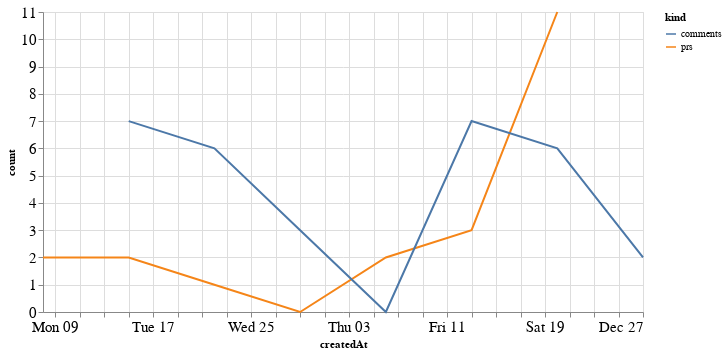

The code cell stored with this chart in its notebook:
### Code cell
alt.Chart(total_time, width=600).mark_line().encode(
    x='createdAt',
    y='count',
    color='kind'
)

### Figure 1 — Vega-Lite specification as saved in the notebook (floating-point values rounded to 4 significant figures)
{"config": {"axisLeft": {"labelFontSize": 15}, "axisBottom": {"labelFontSize": 15}}, "data": {"name": "data-7a606934abf12bf97795c5f704cf130b"}, "mark": "line", "encoding": {"color": {"type": "nominal", "field": "kind"}, "x": {"type": "temporal", "field": "createdAt"}, "y": {"type": "quantitative", "field": "count"}}, "width": 600, "$schema": "https://vega.github.io/schema/vega-lite/v4.8.1.json", "datasets": {"data-7a606934abf12bf97795c5f704cf130b": [{"createdAt": "2020-11-08T00:00:00", "kind": "prs", "count": 2.0}, {"createdAt": "2020-11-15T00:00:00", "kind": "prs", "count": 2.0}, {"createdAt": "2020-11-22T00:00:00", "kind": "prs", "count": 1.0}, {"createdAt": "2020-11-29T00:00:00", "kind": "prs", "count": 0.0}, {"createdAt": "2020-12-06T00:00:00", "kind": "prs", "count": 2.0}, {"createdAt": "2020-12-13T00:00:00", "kind": "prs", "count": 3.0}, {"createdAt": "2020-12-20T00:00:00", "kind": "prs", "count": 11.0}, {"createdAt": "2020-12-27T00:00:00", "kind": "prs", "count": null}, {"createdAt": "2020-11-08T00:00:00", "kind": "comments", "count": null}, {"createdAt": "2020-11-15T00:00:00", "kind": "comments", "count": 7.0}, {"createdAt": "2020-11-22T00:00:00", "kind": "comments", "count": 6.0}, {"createdAt": "2020-11-29T00:00:00", "kind": "comments", "count": 3.0}, {"createdAt": "2020-12-06T00:00:00", "kind": "comments", "count": 0.0}, {"createdAt": "2020-12-13T00:00:00", "kind": "comments", "count": 7.0}, {"createdAt": "2020-12-20T00:00:00", "kind": "comments", "count": 6.0}, {"createdAt": "2020-12-27T00:00:00", "kind": "comments", "count": 2.0}]}}
